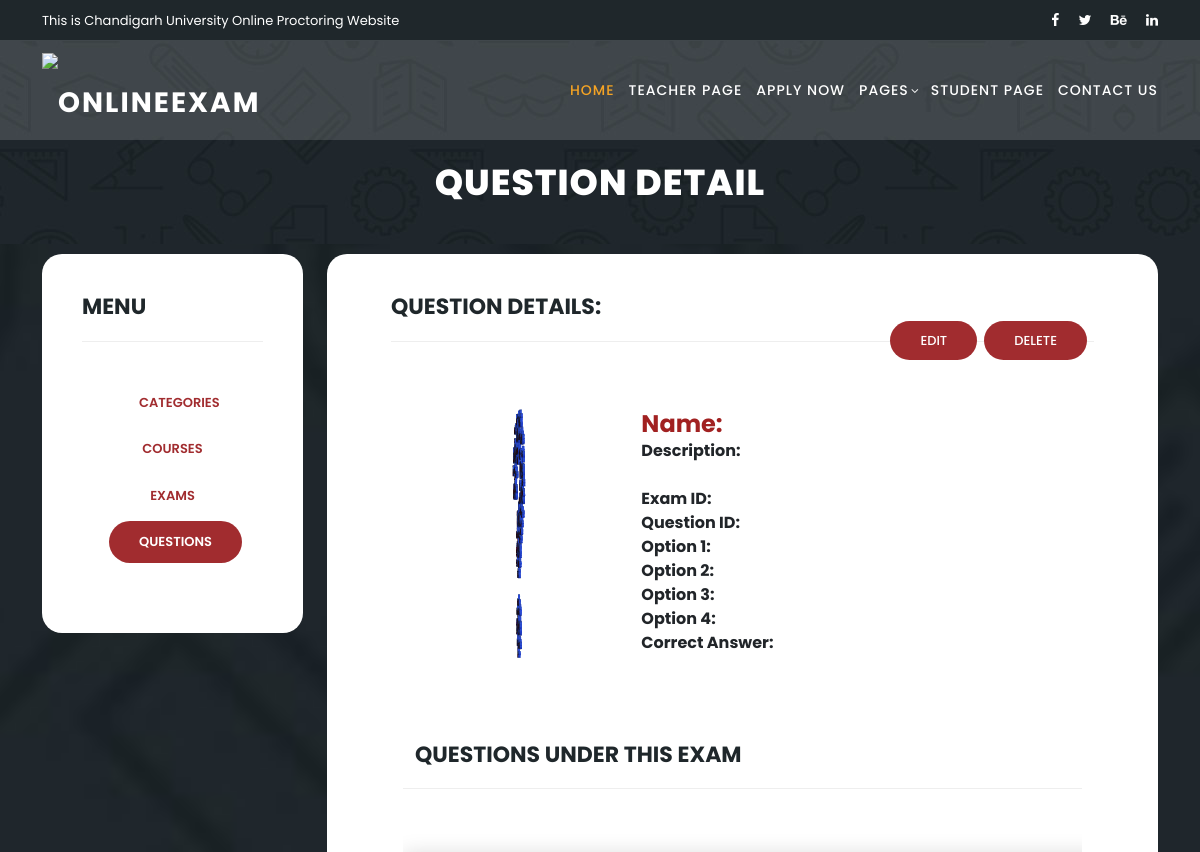
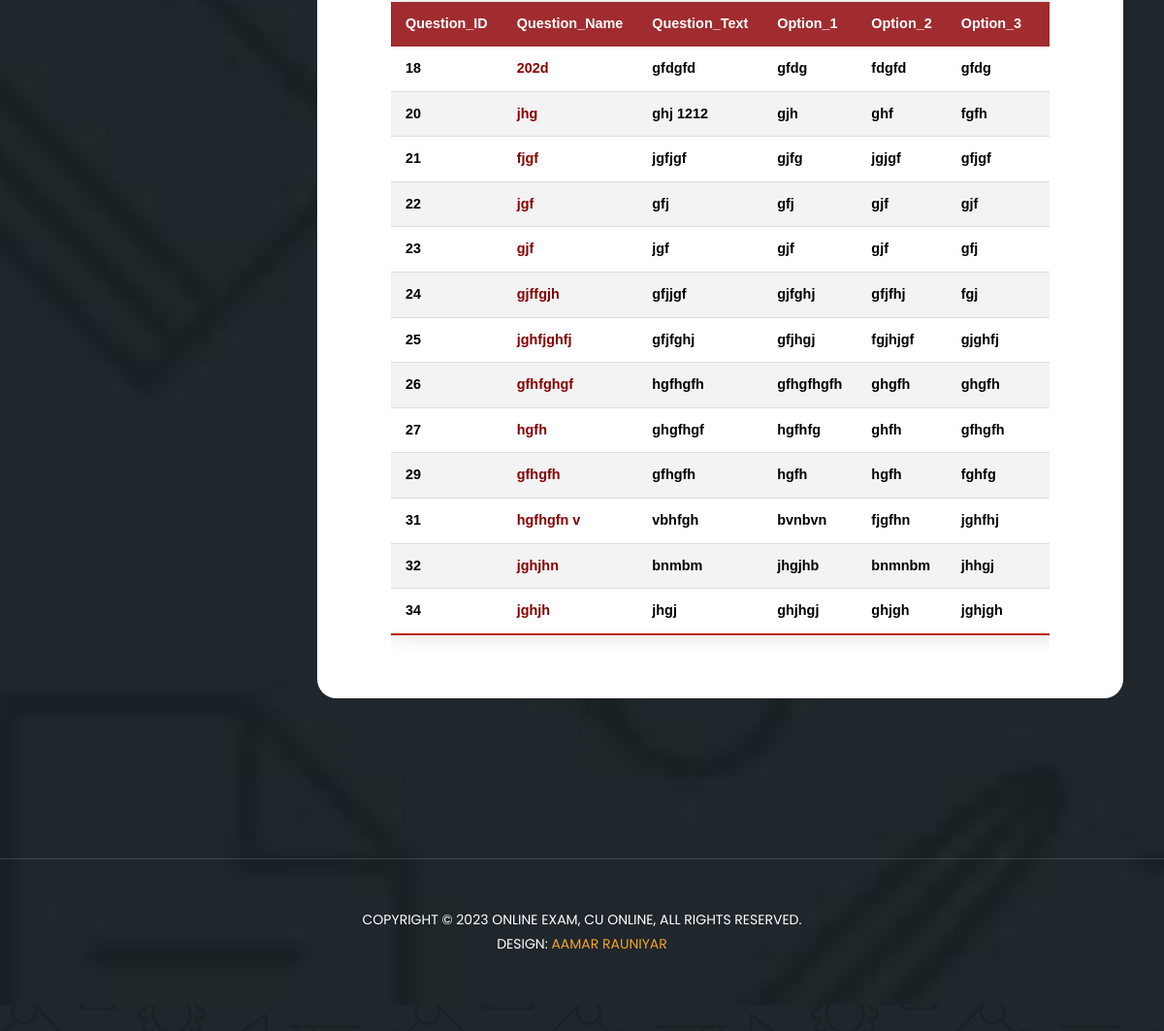
The app's page /exam/1/attempt with its own data (2 pictures, top to bottom).
### questions/models.py (models this page shows, shortened)
class Question(models.Model):
    question_name = models.CharField(max_length=100, unique=True)
    question_text = models.CharField(max_length=200,blank=True)
    option1 = models.CharField(max_length=100,blank=True)
    option2 = models.CharField(max_length=100,blank=True)
    option3 = models.CharField(max_length=100,blank=True)
    option4 = models.CharField(max_length=100,blank=True)
    correct_answer = models.CharField(max_length=100,blank=True)
    question_status = models.BooleanField(default=True)
    question_exam = models.ForeignKey(Exam, on_delete=models.CASCADE)
    class Meta:
        managed = True
        db_table = 'question'

### questions/views.py (the view, shortened to what this page needs)
# urls.py: path("exam/<int:exam_id>/attempt", exam_attempt, name="exam_attempt"),
def exam_attempt(request, exam_id):
    exam = get_object_or_404(Exam, id=exam_id)
    questions = Question.objects.filter(question_exam=exam)
    return render(request, 'exam_attempt.html', {'exam': exam, 'questions': questions})

### questions/models.py (called while the page is built)
    def __str__(self):
        return self.exam_name

### frontend/templates/exam_attempt.html (shortened to what this page needs)
{% extends 'navbar.html' %}
{% load static %}
{% load bootstrap4 %}
{% load i18n %}
{% block content %}
<section class="heading-page header-text" >
  <div class="container">
    <div class="row">
      <div class="col-lg-12">
        <h2>Question Detail</h2>
      </div>
    </div>
  </div>
</section>
<section class="exam-us" id="exam">
    <div class="container">
      <div class="row">
        <div class="col-lg-12 align-self-center">
          <div class="row">
            <div class="col-lg-3">
              <form id="exam" action="" method="post">
                <div class="row">
                  <div class="col-lg-12">
                    <h2>Menu</h2>
                  </div>
                  <section class="meetings-page" id="meetings">
                    <div class="container">
                      <div class="row">
                        <div class="col-lg-12">
                          <div class="row">
                            <div class="col-lg-12">
                              <div class="filters">
                                <ul>
                                    <li><a onclick="window.location.href = `{% url 'teacher' %}`">Categories</a></li>
                                    <li><a onclick="window.location.href = `{% url 'courses' %}`">Courses</a></li>
                                    <li><a onclick="window.location.href = `{% url 'exams' %}`">Exams</a></li>
                                    <li class="active"><a onclick="window.location.href = `{% url 'questions' %}`">Questions</a></li>
                                </ul>
                              </div>
                            </div>
                        </div>
                    </div>
                </section>
                </div>
              </form>
            </div>
            <div class="col-lg-9">
              <form id="exam" method="POST" action="" enctype="multipart/form-data">
                <section class="meetings-page" id="meetings">
                      <div class="container">
                        <div class="row">
                          <div class="col-lg-12">
                            <div class="row">
                              <div class="col-lg-12">
                                <div class="col-lg-12">
                                  <h2>Question Details:  <div class="col-lg-12">
                                      <button type="button" id="delete" class="button">
                                        Delete
                                      </button>
                                      <button type="button" id="edit" class="button" onclick="location.href='#popup-box';" >
                                        Edit
                                      </button>
                                  </div>
                                </h2>
                                  <section class="meetings-page" id="meetings">
                                    <div class="container">
                                    <div class="row">
                                        <div class="col-lg-12">
                                        <div class="row">
                                            <div class="col-lg-4">
                                                <div class="row grid">
                                                    <div class="col-lg-4 templatemo-item-col all soon ">
                                                        <div class="card-item">
                                                            <div class="thumb">
                                                                <img src="{% static 'images/question.gif' %}" alt="{{ question.question_name}}"style="width: 13rem;
                                                                height: 19rem;">
                                                            </div>
                                                        </div>
                                                    </div>
                                                </div>
                                            </div>
                                            <div class="col-lg-8">
                                                <div class="row">
                                                    <h4 style="color:#A12121;"><br><strong>Name: {{ question.question_name}}</strong></h4>
                                                    <p1><strong>Description: </strong><em>{{ question.question_text}}</em></p1>
                                                    <p1><br><strong>Exam ID: {{question.question_exam}}</strong></p1>
                                                    <p1><strong>Question ID: {{ question.id}}</strong> </p1>
                                                    <p1><strong>Option 1: </strong>{{question.option1}}</p1>
                                                    <p1><strong>Option 2: </strong>{{question.option2}}</p1>
                                                    <p1><strong>Option 3: </strong>{{question.option3}}</p1>
                                                    <p1><strong>Option 4: </strong>{{question.option4}}</p1>
                                                    <p1><strong>Correct Answer: </strong>{{question.correct_answer}}</p1>
                                                </div>
                                            </div>
                                        </div>
                                        </div>
                                    </div>
                                    <div class="col-lg-12">
                                        <div class="row">
                                            <h2><br>Questions Under This Exam</h2>
                                            <div class="col-lg-12">
                                                <div class="row" style="overflow-x:auto;">
                                          <table class="styled-table">
                                            <thead>
                                                <tr>
                                                    <th>Question_ID</th>
                                                    <th>Question_Name</th>
                                                    <th>Question_Text</th>
                                                    <th>Option_1</th>
                                                    <th>Option_2</th>
                                                    <th>Option_3</th>
                                                    <th>Option_4</th>
                                                </tr>
                                            </thead>
                                            <tbody>
                                              {% for item in questions %}
                                                <tr class="active-row">
                                                  <td>{{item.id}}</td>
                                                  <td><a href="{% url 'question_detail' question_id=item.id %}" style="color: #870000;">{{ item.question_name }}</a></td>
                                                  <td>{{item.question_text}}</td>
                                                  <td>{{item.option1}}</td>
                                                  <td>{{item.option2}}</td>
                                                  <td>{{item.option3}}</td>
                                                  <td>{{item.option4}}</td>
                                                </tr>
                                              {% endfor %}
                                              </tbody>
                                        </table>
                                        </div></div>
                                                </div>
                                                </div>
                                        </div>
                                    </div>
                                    </div>
                                </section>
                                </div>
                              </div>
                            </div>
                          </div>
                        </div>
                    </section>
{% endblock %}

### frontend/static/css/templatemo-edu-meeting.css (style rules this page uses)
html, body, div, span, applet, object, iframe, h1, h2, h3, h4, h5, h6, p, blockquote, div pre, a, abbr, acronym, address, big, cite, code, del, dfn, em, font, img, ins, kbd, q, s, samp, small, strike, strong, sub, sup, tt, var, b, u, i, center, dl, dt, dd, ol, ul, li, figure, header, nav, section, article, aside, footer, figcaption { margin: 0; padding: 0; border: 0; outline: 0; }
ul, li { padding: 0; margin: 0; list-style: none; }
header, nav, section, article, aside, footer, hgroup { display: block; }
* { box-sizing: border-box; }
html, body { font-family: 'Poppins', sans-serif; font-weight: 400; background-color: #fff; font-size: 16px; -ms-text-size-adjust: 100%; -webkit-font-smoothing: antialiased; -moz-osx-font-smoothing: grayscale; }
a { text-decoration: none !important; color: #3CF; }
h1, h2, h3, h4, h5, h6 { margin-top: 0px; margin-bottom: 0px; }
ul { margin-bottom: 0px; }
img { width: 100%; overflow: hidden; }
html, body { background: #fff; background-image: url(../images/meetings-bg.jpg); font-family: 'Poppins', sans-serif; }
.card-item { margin-bottom: 30px; }
.card-item .thumb { position: relative; }
.card-item .thumb img { border-top-right-radius: 20px; border-top-left-radius: 20px; }
section.exam-us { background-image: url(../images/meetings-bg.jpg); background-position: center center; background-attachment: fixed; background-repeat: no-repeat; background-size: cover; padding: 10px 0px 0px 0px; }
section.exam-us #exam { background-color: #fff; border-radius: 20px; padding: 40px; margin-top: 0px; margin-bottom: 15px; }
section.exam-us #exam h2 { text-transform: uppercase; color: #1f272b; border-bottom: 1px solid #eee; margin-bottom: 40px; padding-bottom: 20px; font-size: 22px; font-weight: 700; }
section.exam-us #exam button { font-size: 13px; color: #fff; background-color: #a12c2f; padding: 12px 30px; display: inline-block; border-radius: 22px; font-weight: 500; text-transform: uppercase; transition: all .3s; border: none; margin-right: 1%; outline: none; float: right; }
section.heading-page { background-position: center center; background-repeat: no-repeat; background-size: cover; padding-top: 100px; padding-bottom: 20px; text-align: center; }
section.heading-page h2 { margin-top: 20px; margin-bottom: 20px; font-size: 36px; text-transform: uppercase; font-weight: 800; color: #fff; letter-spacing: 1px; }
section.meetings-page { background-position: center center; background-attachment: fixed; background-repeat: no-repeat; background-size: cover; padding-bottom: 0px; }
section.meetings-page .filters { text-align: center; margin-bottom: 20px; }
section.meetings-page .filters li { font-size: 13px; color: #a12c2f; background-color: #fff; padding: 11px 30px; display: inline-block; border-radius: 22px; font-weight: 600; text-transform: uppercase; transition: all .3s; cursor: pointer; margin: 0px 3px 5px; }
section.meetings-page .filters ul li.active, section.meetings-page .filters ul li:hover { background-color: #a12c2f; color: #fff; margin-bottom: 10px; }
.templatemo-item-col { width: 31%; }
.styled-table { border-collapse: collapse; margin: 25px 0; font-size: 0.9em; font-family: sans-serif; min-width: 400px; box-shadow: 0 0 20px rgba(0, 0, 0, 0.15); }
.styled-table thead tr { background-color: #a12c2f; color: #ffffff; text-align: left; }
.styled-table th, .styled-table td { padding: 12px 15px; }
.styled-table tbody tr { border-bottom: 1px solid #dddddd; }
.styled-table tbody tr:nth-of-type(even) { background-color: #f3f3f3; }
.styled-table tbody tr:last-of-type { border-bottom: 2px solid #bc1900; }
.styled-table tbody tr.active-row { font-weight: bold; color: #000000; }

### records on screen
Question: id "18", question_name "202d", question_text "gfdgfd", option1 "gfdg", option2 "fdgfd", option3 "gfdg"
Question: id "20", question_name "jhg", question_text "ghj 1212", option1 "gjh", option2 "ghf", option3 "fgfh"
Question: id "21", question_name "fjgf", question_text "jgfjgf", option1 "gjfg", option2 "jgjgf", option3 "gfjgf"
Question: id "22", question_name "jgf", question_text "gfj", option1 "gfj", option2 "gjf", option3 "gjf"
Question: id "23", question_name "gjf", question_text "jgf", option1 "gjf", option2 "gjf", option3 "gfj"
Question: id "24", question_name "gjffgjh", question_text "gfjjgf", option1 "gjfghj", option2 "gfjfhj", option3 "fgj"
Question: id "25", question_name "jghfjghfj", question_text "gfjfghj", option1 "gfjhgj", option2 "fgjhjgf", option3 "gjghfj"
Question: id "26", question_name "gfhfghgf", question_text "hgfhgfh", option1 "gfhgfhgfh", option2 "ghgfh", option3 "ghgfh"
Question: id "27", question_name "hgfh", question_text "ghgfhgf", option1 "hgfhfg", option2 "ghfh", option3 "gfhgfh"
Question: id "29", question_name "gfhgfh", question_text "gfhgfh", option1 "hgfh", option2 "hgfh", option3 "fghfg"
Question: id "31", question_name "hgfhgfn v", question_text "vbhfgh", option1 "bvnbvn", option2 "fjgfhn", option3 "jghfhj"
Question: id "32", question_name "jghjhn", question_text "bnmbm", option1 "jhgjhb", option2 "bnmnbm", option3 "jhhgj"
Question: id "34", question_name "jghjh", question_text "jhgj", option1 "ghjhgj", option2 "ghjgh", option3 "jghjgh"
